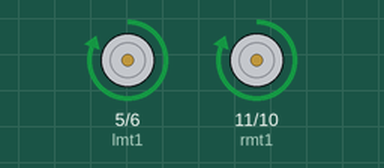
Recording of a sketch running on a simulated Arduino Uno, built with avr-gcc and run on an emulated ATmega328P. Shown: motor-driver pin pairs drawn as motors (green arrow = first pin HIGH = forward, orange = second pin HIGH = backward, longer = more drive).

Above: at 0.5 s.
At 1.5 s:
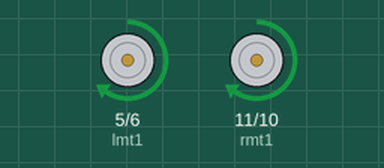
At 5.5 s:
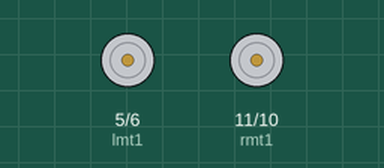
Timing chart, 0 to 6.9 s (numbered marks = the images above):
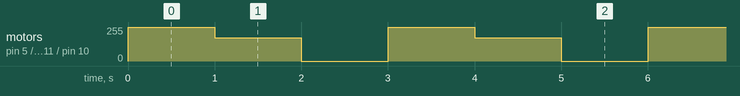

Measured:
- by itself, motor on pin 5 (lmt1) / pin 6 (lmt2), motor on pin 11 (rmt1) / pin 10 (rmt2): repeats every 3.0 s: forward 175/255 1.0 s, stopped 1.0 s, forward 255/255 1.0 s

The sketch:

robot_speed_control.ino
```cpp
int lmt1=5,lmt2=6,rmt1=11,rmt2=10;
void setup()
{
 pinMode(lmt1,OUTPUT);
 pinMode(lmt2,OUTPUT);
 pinMode(rmt1,OUTPUT);
 pinMode(rmt2,OUTPUT);
}
 void loop()
 {
 analogWrite(lmt1,255);
 analogWrite(lmt2,0);
 analogWrite(rmt1,255);
 analogWrite(rmt2,0);
  delay(1000);
 analogWrite(lmt1,175);
 analogWrite(lmt2,0);
 analogWrite(rmt1,175);
 analogWrite(rmt2,0);
 delay(1000);
 analogWrite(lmt1,0);
 analogWrite(lmt2,0);
 analogWrite(rmt1,0);
 analogWrite(rmt2,0);
 delay(1000);
}
```
